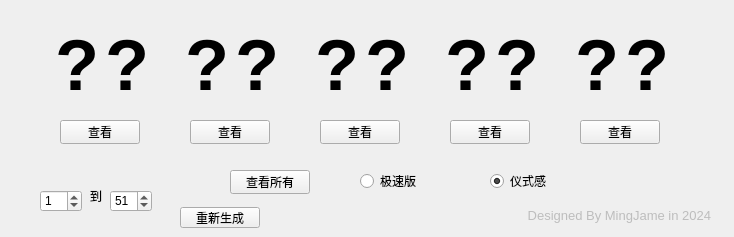
<?xml version="1.0" encoding="UTF-8"?>
<ui version="4.0">
 <class>Widget</class>
 <widget class="QWidget" name="Widget">
  <property name="geometry">
   <rect>
    <x>0</x>
    <y>0</y>
    <width>734</width>
    <height>237</height>
   </rect>
  </property>
  <property name="minimumSize">
   <size>
    <width>734</width>
    <height>237</height>
   </size>
  </property>
  <property name="maximumSize">
   <size>
    <width>734</width>
    <height>237</height>
   </size>
  </property>
  <property name="windowTitle">
   <string>随机抽号器(定制版)</string>
  </property>
  <property name="windowIcon">
   <iconset>
    <normaloff>inside.ico</normaloff>inside.ico</iconset>
  </property>
  <widget class="QLabel" name="n11">
   <property name="geometry">
    <rect>
     <x>50</x>
     <y>10</y>
     <width>54</width>
     <height>111</height>
    </rect>
   </property>
   <property name="text">
    <string>&lt;html&gt;&lt;head/&gt;&lt;body&gt;&lt;p align=&quot;center&quot;&gt;&lt;span style=&quot; font-size:54pt; font-weight:700;&quot;&gt;?&lt;/span&gt;&lt;/p&gt;&lt;/body&gt;&lt;/html&gt;</string>
   </property>
   <property name="alignment">
    <set>Qt::AlignLeading|Qt::AlignLeft|Qt::AlignVCenter</set>
   </property>
  </widget>
  <widget class="QLabel" name="n12">
   <property name="geometry">
    <rect>
     <x>100</x>
     <y>10</y>
     <width>54</width>
     <height>111</height>
    </rect>
   </property>
   <property name="text">
    <string>&lt;html&gt;&lt;head/&gt;&lt;body&gt;&lt;p align=&quot;center&quot;&gt;&lt;span style=&quot; font-size:54pt; font-weight:700;&quot;&gt;?&lt;/span&gt;&lt;/p&gt;&lt;/body&gt;&lt;/html&gt;</string>
   </property>
  </widget>
  <widget class="QLabel" name="n22">
   <property name="geometry">
    <rect>
     <x>230</x>
     <y>10</y>
     <width>54</width>
     <height>111</height>
    </rect>
   </property>
   <property name="text">
    <string>&lt;html&gt;&lt;head/&gt;&lt;body&gt;&lt;p align=&quot;center&quot;&gt;&lt;span style=&quot; font-size:54pt; font-weight:700;&quot;&gt;?&lt;/span&gt;&lt;/p&gt;&lt;/body&gt;&lt;/html&gt;</string>
   </property>
  </widget>
  <widget class="QLabel" name="n21">
   <property name="geometry">
    <rect>
     <x>180</x>
     <y>10</y>
     <width>54</width>
     <height>111</height>
    </rect>
   </property>
   <property name="text">
    <string>&lt;html&gt;&lt;head/&gt;&lt;body&gt;&lt;p align=&quot;center&quot;&gt;&lt;span style=&quot; font-size:54pt; font-weight:700;&quot;&gt;?&lt;/span&gt;&lt;/p&gt;&lt;/body&gt;&lt;/html&gt;</string>
   </property>
  </widget>
  <widget class="QLabel" name="n32">
   <property name="geometry">
    <rect>
     <x>360</x>
     <y>10</y>
     <width>54</width>
     <height>111</height>
    </rect>
   </property>
   <property name="text">
    <string>&lt;html&gt;&lt;head/&gt;&lt;body&gt;&lt;p align=&quot;center&quot;&gt;&lt;span style=&quot; font-size:54pt; font-weight:700;&quot;&gt;?&lt;/span&gt;&lt;/p&gt;&lt;/body&gt;&lt;/html&gt;</string>
   </property>
  </widget>
  <widget class="QLabel" name="n31">
   <property name="geometry">
    <rect>
     <x>310</x>
     <y>10</y>
     <width>54</width>
     <height>111</height>
    </rect>
   </property>
   <property name="text">
    <string>&lt;html&gt;&lt;head/&gt;&lt;body&gt;&lt;p align=&quot;center&quot;&gt;&lt;span style=&quot; font-size:54pt; font-weight:700;&quot;&gt;?&lt;/span&gt;&lt;/p&gt;&lt;/body&gt;&lt;/html&gt;</string>
   </property>
  </widget>
  <widget class="QLabel" name="n42">
   <property name="geometry">
    <rect>
     <x>490</x>
     <y>10</y>
     <width>54</width>
     <height>111</height>
    </rect>
   </property>
   <property name="text">
    <string>&lt;html&gt;&lt;head/&gt;&lt;body&gt;&lt;p align=&quot;center&quot;&gt;&lt;span style=&quot; font-size:54pt; font-weight:700;&quot;&gt;?&lt;/span&gt;&lt;/p&gt;&lt;/body&gt;&lt;/html&gt;</string>
   </property>
  </widget>
  <widget class="QLabel" name="n41">
   <property name="geometry">
    <rect>
     <x>440</x>
     <y>10</y>
     <width>54</width>
     <height>111</height>
    </rect>
   </property>
   <property name="text">
    <string>&lt;html&gt;&lt;head/&gt;&lt;body&gt;&lt;p align=&quot;center&quot;&gt;&lt;span style=&quot; font-size:54pt; font-weight:700;&quot;&gt;?&lt;/span&gt;&lt;/p&gt;&lt;/body&gt;&lt;/html&gt;</string>
   </property>
  </widget>
  <widget class="QLabel" name="n52">
   <property name="geometry">
    <rect>
     <x>620</x>
     <y>10</y>
     <width>54</width>
     <height>111</height>
    </rect>
   </property>
   <property name="text">
    <string>&lt;html&gt;&lt;head/&gt;&lt;body&gt;&lt;p align=&quot;center&quot;&gt;&lt;span style=&quot; font-size:54pt; font-weight:700;&quot;&gt;?&lt;/span&gt;&lt;/p&gt;&lt;/body&gt;&lt;/html&gt;</string>
   </property>
  </widget>
  <widget class="QLabel" name="n51">
   <property name="geometry">
    <rect>
     <x>570</x>
     <y>10</y>
     <width>54</width>
     <height>111</height>
    </rect>
   </property>
   <property name="text">
    <string>&lt;html&gt;&lt;head/&gt;&lt;body&gt;&lt;p align=&quot;center&quot;&gt;&lt;span style=&quot; font-size:54pt; font-weight:700;&quot;&gt;?&lt;/span&gt;&lt;/p&gt;&lt;/body&gt;&lt;/html&gt;</string>
   </property>
  </widget>
  <widget class="QPushButton" name="c1">
   <property name="geometry">
    <rect>
     <x>60</x>
     <y>120</y>
     <width>80</width>
     <height>24</height>
    </rect>
   </property>
   <property name="text">
    <string>查看</string>
   </property>
  </widget>
  <widget class="QPushButton" name="c2">
   <property name="geometry">
    <rect>
     <x>190</x>
     <y>120</y>
     <width>80</width>
     <height>24</height>
    </rect>
   </property>
   <property name="text">
    <string>查看</string>
   </property>
  </widget>
  <widget class="QPushButton" name="c3">
   <property name="geometry">
    <rect>
     <x>320</x>
     <y>120</y>
     <width>80</width>
     <height>24</height>
    </rect>
   </property>
   <property name="text">
    <string>查看</string>
   </property>
  </widget>
  <widget class="QPushButton" name="c4">
   <property name="geometry">
    <rect>
     <x>450</x>
     <y>120</y>
     <width>80</width>
     <height>24</height>
    </rect>
   </property>
   <property name="text">
    <string>查看</string>
   </property>
  </widget>
  <widget class="QPushButton" name="c5">
   <property name="geometry">
    <rect>
     <x>580</x>
     <y>120</y>
     <width>80</width>
     <height>24</height>
    </rect>
   </property>
   <property name="text">
    <string>查看</string>
   </property>
  </widget>
  <widget class="QRadioButton" name="slow">
   <property name="geometry">
    <rect>
     <x>490</x>
     <y>170</y>
     <width>97</width>
     <height>22</height>
    </rect>
   </property>
   <property name="font">
    <font>
     <stylestrategy>PreferDefault</stylestrategy>
    </font>
   </property>
   <property name="text">
    <string>仪式感</string>
   </property>
   <property name="checked">
    <bool>true</bool>
   </property>
  </widget>
  <widget class="QRadioButton" name="fast">
   <property name="geometry">
    <rect>
     <x>360</x>
     <y>170</y>
     <width>97</width>
     <height>22</height>
    </rect>
   </property>
   <property name="text">
    <string>极速版</string>
   </property>
   <property name="checked">
    <bool>false</bool>
   </property>
  </widget>
  <widget class="QPushButton" name="call">
   <property name="geometry">
    <rect>
     <x>230</x>
     <y>170</y>
     <width>80</width>
     <height>24</height>
    </rect>
   </property>
   <property name="text">
    <string>查看所有</string>
   </property>
  </widget>
  <widget class="QLabel" name="label">
   <property name="geometry">
    <rect>
     <x>470</x>
     <y>200</y>
     <width>241</width>
     <height>31</height>
    </rect>
   </property>
   <property name="text">
    <string>&lt;html&gt;&lt;head/&gt;&lt;body&gt;&lt;p align=&quot;right&quot;&gt;&lt;span style=&quot; font-size:10pt; color:#bdbdbd;&quot;&gt;Designed By MingJame in 2024&lt;/span&gt;&lt;/p&gt;&lt;/body&gt;&lt;/html&gt;</string>
   </property>
  </widget>
  <widget class="QSpinBox" name="left">
   <property name="geometry">
    <rect>
     <x>40</x>
     <y>190</y>
     <width>42</width>
     <height>22</height>
    </rect>
   </property>
   <property name="value">
    <number>1</number>
   </property>
  </widget>
  <widget class="QSpinBox" name="right">
   <property name="geometry">
    <rect>
     <x>110</x>
     <y>190</y>
     <width>42</width>
     <height>22</height>
    </rect>
   </property>
   <property name="maximum">
    <number>99</number>
   </property>
   <property name="value">
    <number>51</number>
   </property>
  </widget>
  <widget class="QLabel" name="label_2">
   <property name="geometry">
    <rect>
     <x>90</x>
     <y>190</y>
     <width>40</width>
     <height>12</height>
    </rect>
   </property>
   <property name="text">
    <string>到</string>
   </property>
  </widget>
  <widget class="QPushButton" name="redo">
   <property name="geometry">
    <rect>
     <x>180</x>
     <y>207</y>
     <width>80</width>
     <height>21</height>
    </rect>
   </property>
   <property name="text">
    <string>重新生成</string>
   </property>
  </widget>
 </widget>
 <resources/>
 <connections/>
</ui>
